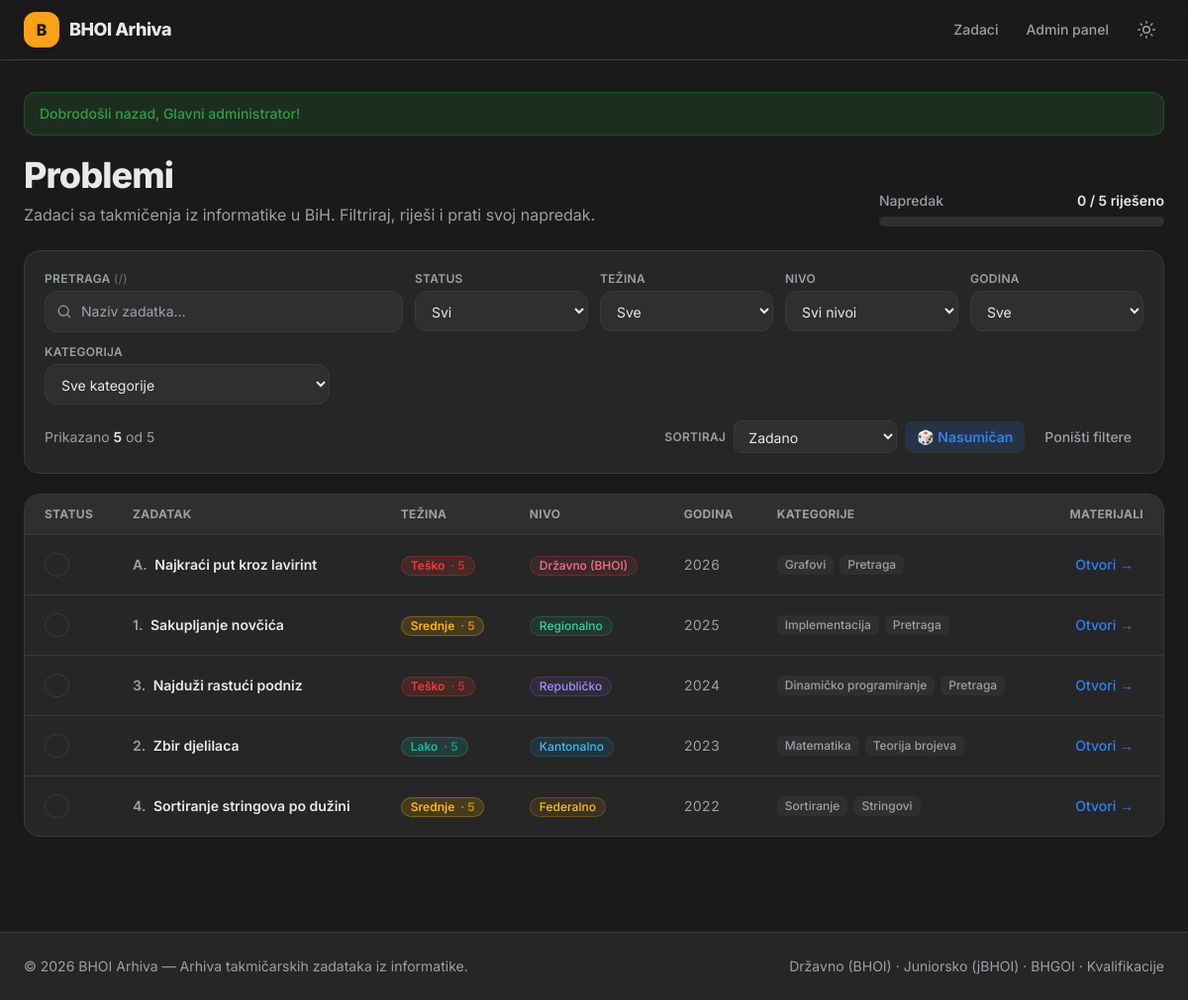
/ (signed in), run on the app's committed database.
### tables this page shows
CREATE TABLE `tasks` (
    `id`             INT UNSIGNED NOT NULL AUTO_INCREMENT,
    `title`          VARCHAR(200) NOT NULL,
    `slug`           VARCHAR(220) NOT NULL,
    `statement`      MEDIUMTEXT NULL,                  
    `year`           SMALLINT UNSIGNED NOT NULL,
    `level_id`       INT UNSIGNED NOT NULL,
    `difficulty`     ENUM('Lako','Srednje','Teško') NOT NULL DEFAULT 'Srednje',
                                                       
    `difficulty_rating` TINYINT UNSIGNED NOT NULL DEFAULT 5,  
    `problem_index`  VARCHAR(10) NULL,                 
    `time_limit_ms`  INT UNSIGNED NULL,
    `memory_limit_mb`INT UNSIGNED NULL,
    `pdf_path`       VARCHAR(255) NULL,                
    `tests_path`     VARCHAR(255) NULL,                
    `created_at`     TIMESTAMP NOT NULL DEFAULT CURRENT_TIMESTAMP,
    `updated_at`     TIMESTAMP NOT NULL DEFAULT CURRENT_TIMESTAMP ON UPDATE CURRENT_TIMESTAMP,
    PRIMARY KEY (`id`),
    UNIQUE KEY `uq_tasks_slug` (`slug`),
    KEY `idx_tasks_year` (`year`),
    KEY `idx_tasks_level` (`level_id`),
    KEY `idx_tasks_difficulty` (`difficulty`),
    KEY `idx_tasks_difficulty_rating` (`difficulty_rating`),
    CONSTRAINT `fk_tasks_level`
        FOREIGN KEY (`level_id`) REFERENCES `levels` (`id`)
        ON UPDATE CASCADE ON DELETE RESTRICT
);

CREATE TABLE `levels` (
    `id`         INT UNSIGNED NOT NULL AUTO_INCREMENT,
    `name`       VARCHAR(100) NOT NULL,
    `slug`       VARCHAR(100) NOT NULL,
    `sort_order` TINYINT UNSIGNED NOT NULL DEFAULT 0,  
    PRIMARY KEY (`id`),
    UNIQUE KEY `uq_levels_slug` (`slug`),
    UNIQUE KEY `uq_levels_name` (`name`)
);

### includes/bootstrap.php (called while the page is built, shortened)
<?php
function e(?string $value): string
{
    return htmlspecialchars($value ?? '', ENT_QUOTES | ENT_SUBSTITUTE, 'UTF-8');
}
function url(string $path = ''): string
{
    return BASE_URL . '/' . ltrim($path, '/');
}
function level_badge(string $slug): string
{
    return match ($slug) {
        'drzavno-bhoi' => 'bg-rose-500/10 text-rose-600 dark:text-rose-400 ring-rose-500/25',
        'jbhoi'        => 'bg-violet-500/10 text-violet-600 dark:text-violet-400 ring-violet-500/25',
        'bhgoi'        => 'bg-fuchsia-500/10 text-fuchsia-600 dark:text-fuchsia-400 ring-fuchsia-500/25',
        'kvalifikacije'=> 'bg-sky-500/10 text-sky-600 dark:text-sky-400 ring-sky-500/25',
        'kantonalno'   => 'bg-sky-500/10 text-sky-600 dark:text-sky-400 ring-sky-500/25',
        'regionalno'   => 'bg-emerald-500/10 text-emerald-600 dark:text-emerald-400 ring-emerald-500/25',
        'federalno'    => 'bg-amber-500/10 text-amber-600 dark:text-amber-400 ring-amber-500/25',
        'republicko'   => 'bg-violet-500/10 text-violet-600 dark:text-violet-400 ring-violet-500/25',
        default        => 'bg-elevated text-muted ring-line',
    };
}
function difficulty_badge(string $difficulty): string
{
    return match ($difficulty) {
        'Lako'    => 'bg-easy/15 text-easy ring-easy/30',
        'Srednje' => 'bg-medium/15 text-medium ring-medium/30',
        'Teško'   => 'bg-hard/15 text-hard ring-hard/30',
        default   => 'bg-elevated text-muted ring-line',
    };
}

### index.php (the view, shortened to what this page needs)
<?php
require_once __DIR__ . '/includes/bootstrap.php';
$pdo = db();
$sql = "
    SELECT
        t.id, t.title, t.slug, t.year, t.difficulty, t.difficulty_rating, t.problem_index,
        t.pdf_path, t.tests_path,
        l.name  AS level_name,
        l.slug  AS level_slug,
        (SELECT COUNT(*) FROM solutions s WHERE s.task_id = t.id) AS solution_count
    FROM tasks t
    JOIN levels l ON l.id = t.level_id
    ORDER BY t.year DESC, l.sort_order DESC, t.problem_index ASC, t.title ASC
";
$tasks = $pdo->query($sql)->fetchAll();
$tagsByTask = [];
$tagRows = $pdo->query("
    SELECT tt.task_id, tg.name, tg.slug
    FROM task_tags tt
    JOIN tags tg ON tg.id = tt.tag_id
    ORDER BY tg.name
")->fetchAll();
foreach ($tagRows as $tr) {
    $tagsByTask[$tr['task_id']][] = ['name' => $tr['name'], 'slug' => $tr['slug']];
}
$total = count($tasks);
require __DIR__ . '/includes/header.php';
?>
<section class="mb-6 flex flex-col gap-5 sm:flex-row sm:items-end sm:justify-between">
    <div>
        <h1 class="text-3xl font-extrabold tracking-tight text-fg sm:text-4xl">Problemi</h1>
        <p class="mt-2 max-w-2xl text-muted">
            Zadaci sa takmičenja iz informatike u BiH. Filtriraj, riješi i prati svoj napredak.
        </p>
    </div>
    <div class="w-full sm:w-72">
        <div class="mb-1.5 flex items-baseline justify-between text-sm">
            <span class="font-medium text-muted">Napredak</span>
            <span class="font-semibold text-fg"><span id="solved-count">0</span> / <?= $total ?> riješeno</span>
        </div>
        <div class="h-2.5 w-full overflow-hidden rounded-full bg-elevated">
        </div>
    </div>
</section>
<section class="mb-5 rounded-2xl border border-line bg-card p-4 shadow-sm sm:p-5">
    <div class="grid grid-cols-2 gap-3 lg:grid-cols-12">
        <div class="col-span-2 lg:col-span-4">
            <label for="f-search" class="mb-1 block text-xs font-semibold uppercase tracking-wide text-muted">Pretraga <span class="font-normal normal-case opacity-60">(/)</span></label>
            <div class="relative">
                <input id="f-search" type="search" placeholder="Naziv zadatka…"
                       class="filter w-full rounded-xl border border-line bg-elevated py-2.5 pl-9 pr-3 text-sm text-fg outline-none transition focus:border-accent focus:ring-2 focus:ring-accent/30">
            </div>
        </div>
        <div class="lg:col-span-2">
            <label for="f-status" class="mb-1 block text-xs font-semibold uppercase tracking-wide text-muted">Status</label>
            <select id="f-status" class="filter w-full rounded-xl border border-line bg-elevated py-2.5 px-3 text-sm text-fg outline-none transition focus:border-accent focus:ring-2 focus:ring-accent/30">
                <option value="">Svi</option>
            </select>
        </div>
        <div class="lg:col-span-2">
            <label for="f-difficulty" class="mb-1 block text-xs font-semibold uppercase tracking-wide text-muted">Težina</label>
            <select id="f-difficulty" class="filter w-full rounded-xl border border-line bg-elevated py-2.5 px-3 text-sm text-fg outline-none transition focus:border-accent focus:ring-2 focus:ring-accent/30">
                <option value="">Sve</option>
            </select>
        </div>
        <div class="lg:col-span-2">
            <label for="f-level" class="mb-1 block text-xs font-semibold uppercase tracking-wide text-muted">Nivo</label>
            <select id="f-level" class="filter w-full rounded-xl border border-line bg-elevated py-2.5 px-3 text-sm text-fg outline-none transition focus:border-accent focus:ring-2 focus:ring-accent/30">
                <option value="">Svi nivoi</option>
            </select>
        </div>
        <div class="lg:col-span-2">
            <label for="f-year" class="mb-1 block text-xs font-semibold uppercase tracking-wide text-muted">Godina</label>
            <select id="f-year" class="filter w-full rounded-xl border border-line bg-elevated py-2.5 px-3 text-sm text-fg outline-none transition focus:border-accent focus:ring-2 focus:ring-accent/30">
                <option value="">Sve</option>
            </select>
        </div>
        <div class="col-span-2 lg:col-span-12">
            <label for="f-tag" class="mb-1 block text-xs font-semibold uppercase tracking-wide text-muted">Kategorija</label>
            <select id="f-tag" class="filter w-full rounded-xl border border-line bg-elevated py-2.5 px-3 text-sm text-fg outline-none transition focus:border-accent focus:ring-2 focus:ring-accent/30 lg:w-72">
                <option value="">Sve kategorije</option>
            </select>
        </div>
    </div>
    <div class="mt-4 flex flex-wrap items-center justify-between gap-3">
        <p class="text-sm text-muted">
            Prikazano <span id="result-count" class="font-semibold text-fg"><?= $total ?></span> od <?= $total ?>
        </p>
        <div class="flex items-center gap-2">
            <label for="f-sort" class="text-xs font-semibold uppercase tracking-wide text-muted">Sortiraj</label>
            <select id="f-sort" class="filter rounded-lg border border-line bg-elevated py-1.5 px-2.5 text-sm text-fg outline-none transition focus:border-accent focus:ring-2 focus:ring-accent/30">
                <option value="">Zadano</option>
            </select>
            <button id="pick-random" class="inline-flex items-center gap-1.5 rounded-lg bg-accent/15 px-3 py-1.5 text-sm font-semibold text-accent transition hover:bg-accent/25">
                🎲 Nasumičan
            </button>
            <button id="clear-filters" class="rounded-lg px-3 py-1.5 text-sm font-medium text-muted transition hover:bg-elevated hover:text-fg">
                Poništi filtere
            </button>
        </div>
    </div>
</section>
<section class="overflow-hidden rounded-2xl border border-line bg-card shadow-sm">
    <div class="overflow-x-auto">
        <table class="min-w-full divide-y divide-line text-sm">
            <thead class="bg-elevated text-left text-xs font-semibold uppercase tracking-wide text-muted">
                <tr>
                    <th class="px-5 py-3 w-12">Status</th>
                    <th class="px-5 py-3">Zadatak</th>
                    <th class="px-5 py-3">Težina</th>
                    <th class="px-5 py-3">Nivo</th>
                    <th class="px-5 py-3">Godina</th>
                    <th class="px-5 py-3">Kategorije</th>
                    <th class="px-5 py-3 text-right">Materijali</th>
                </tr>
            </thead>
            <tbody id="task-rows" class="divide-y divide-line">
                <?php foreach ($tasks as $t):
                    $taskTags = $tagsByTask[$t['id']] ?? [];
                    $tagNames = array_column($taskTags, 'name');
                    $tagSlugs = array_column($taskTags, 'slug');
                    $searchBlob = mb_strtolower($t['title'] . ' ' . $t['level_name'] . ' ' . implode(' ', $tagNames), 'UTF-8');
                    $taskUrl = url('task.php?id=' . (int) $t['id']);
                ?>
                <tr class="task-row group transition hover:bg-elevated/60"
                    data-id="<?= (int) $t['id'] ?>"
                    data-year="<?= e((string) $t['year']) ?>"
                    data-level="<?= e($t['level_slug']) ?>"
                    data-difficulty="<?= e($t['difficulty']) ?>"
                    data-rating="<?= (int) $t['difficulty_rating'] ?>"
                    data-title="<?= e($t['title']) ?>"
                    data-tags="<?= e(implode(' ', $tagSlugs)) ?>"
                    data-search="<?= e($searchBlob) ?>"
                    data-url="<?= e($taskUrl) ?>">
                    <td class="px-5 py-4">
                        <button type="button" class="status-toggle" data-id="<?= (int) $t['id'] ?>" title="Označi kao riješeno" aria-label="Označi kao riješeno">
                            <svg class="h-3.5 w-3.5" viewBox="0 0 20 20" fill="none" stroke="currentColor" stroke-width="3"><path stroke-linecap="round" stroke-linejoin="round" d="M4 10l4 4 8-9"/></svg>
                        </button>
                    </td>
                    <td class="px-5 py-4">
                        <a href="<?= e($taskUrl) ?>" class="row-title font-semibold text-fg transition group-hover:text-accent">
                            <?php if ($t['problem_index'] !== null && $t['problem_index'] !== ''): ?>
                                <span class="mr-1 text-muted"><?= e($t['problem_index']) ?>.</span>
                            <?php endif; ?>
                            <?= e($t['title']) ?>
                        </a>
                    </td>
                    <td class="px-5 py-4">
                        <span class="inline-flex items-center gap-1.5 rounded-full px-2.5 py-0.5 text-xs font-semibold ring-1 ring-inset <?= difficulty_badge($t['difficulty']) ?>">
                            <?= e($t['difficulty']) ?>
                            <span class="opacity-70">·&nbsp;<?= (int) $t['difficulty_rating'] ?></span>
                        </span>
                    </td>
                    <td class="px-5 py-4">
                        <span class="inline-flex items-center rounded-full px-2.5 py-0.5 text-xs font-medium ring-1 ring-inset <?= level_badge($t['level_slug']) ?>">
                            <?= e($t['level_name']) ?>
                        </span>
                    </td>
                    <td class="px-5 py-4 tabular-nums text-muted"><?= e((string) $t['year']) ?></td>
                    <td class="px-5 py-4">
                        <div class="flex flex-wrap gap-1.5">
                            <?php foreach ($tagNames as $name): ?>
                                <span class="inline-flex items-center rounded-md bg-elevated px-2 py-0.5 text-xs font-medium text-muted"><?= e($name) ?></span>
                            <?php endforeach; ?>
                        </div>
                    </td>
                    <td class="px-5 py-4">
                        <div class="flex items-center justify-end gap-2">
                            <a href="<?= e($taskUrl) ?>" class="ml-1 rounded-lg px-2.5 py-1 text-sm font-medium text-accent transition hover:bg-accent/15">Otvori →</a>
                        </div>
                    </td>
                </tr>
                <?php endforeach; ?>
            </tbody>
        </table>
    </div>
</section>
<?php require __DIR__ . '/includes/footer.php'; ?>

### includes/theme_head.php (style rules this page uses)
:root { color-scheme: light; --bg: #f5f6f8; --card: #ffffff; --elevated: #eceef1; --fg: #15181c; --muted: #5b636e; --line: #e3e6ea; }
.dark { color-scheme: dark; --bg: #1a1a1a; --card: #262626; --elevated: #2f2f2f; --fg: #e9e9ea; --muted: #9aa0a6; --line: #3a3a3a; }
body { -webkit-font-smoothing: antialiased; }
.dark input:not([type="checkbox"]):not([type="radio"]):not([type="file"]), .dark select, .dark textarea { background-color: var(--elevated); color: var(--fg); border-color: var(--line); }
.dark option { background-color: var(--card); color: var(--fg); }

### index.php (style rules this page uses)
.status-toggle { width: 1.55rem; height: 1.55rem; border-radius: 9999px; border: 1.5px solid var(--line); display: grid; place-items: center; color: transparent; transition: all .15s; }
select.filter, input.filter { color-scheme: dark; }

### data on the page
tasks: problem_index "A", title "Najkraći put kroz lavirint", difficulty "Teško", difficulty_rating "5", level.name "Državno (BHOI)", year "2026", id "Grafovi", id "Pretraga"
tasks: problem_index "1", title "Sakupljanje novčića", difficulty "Srednje", difficulty_rating "5", level.name "Regionalno", year "2025", id "Implementacija", id "Pretraga"
tasks: problem_index "3", title "Najduži rastući podniz", difficulty "Teško", difficulty_rating "5", level.name "Republičko", year "2024", id "Dinamičko programiranje", id "Pretraga"
tasks: problem_index "2", title "Zbir djelilaca", difficulty "Lako", difficulty_rating "5", level.name "Kantonalno", year "2023", id "Matematika", id "Teorija brojeva"
tasks: problem_index "4", title "Sortiranje stringova po dužini", difficulty "Srednje", difficulty_rating "5", level.name "Federalno", year "2022", id "Sortiranje", id "Stringovi"

### other printed values
APP_NAME "BHOI Arhiva"
$f['message'] "Dobrodošli nazad, Glavni administrator!"
$total "5"
